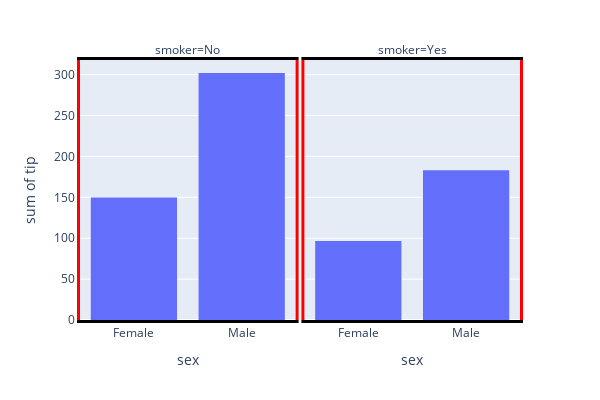

The notebook cell saved with this chart:
### Markdown cell above
2. 축 반대편 라인 편집

```py
fig.update_xaxes(mirror=True)
fig.update_yaxes(mirror=True)
```

### Code cell
fig.update_xaxes(showline=True, linewidth=3, linecolor='black',mirror=True)
fig.update_yaxes(showline=True, linewidth=3, linecolor='red',mirror=True)
fig.update_layout(width=600, height=400)

fig.show()

### Figure 1 — Plotly figure (JSON) as saved in the notebook; plotly's stock layout.template omitted (floating-point values rounded to 4 significant figures; data arrays with more than 128 entries replaced by an {"elided": "..."} marker saying what was removed)
{"data": [{"alignmentgroup": "True", "bingroup": "x", "histfunc": "sum", "hovertemplate": "smoker=No<br>sex=%{x}<br>sum of tip=%{y}<extra></extra>", "legendgroup": "", "marker": {"color": "#636efa", "pattern": {"shape": ""}}, "name": "", "offsetgroup": "", "orientation": "v", "showlegend": false, "type": "histogram", "x": {"elided": "151 str values"}, "xaxis": "x", "y": {"elided": "151 float values"}, "yaxis": "y"}, {"alignmentgroup": "True", "bingroup": "x", "histfunc": "sum", "hovertemplate": "smoker=Yes<br>sex=%{x}<br>sum of tip=%{y}<extra></extra>", "legendgroup": "", "marker": {"color": "#636efa", "pattern": {"shape": ""}}, "name": "", "offsetgroup": "", "orientation": "v", "showlegend": false, "type": "histogram", "x": ["Male", "Male", "Male", "Male", "Male", "Male", "Female", "Male", "Female", "Female", "Male", "Male", "Male", "Male", "Female", "Female", "Male", "Male", "Male", "Male", "Female", "Female", "Female", "Female", "Male", "Male", "Male", "Female", "Male", "Female", "Female", "Female", "Male", "Male", "Male", "Male", "Male", "Male", "Male", "Male", "Female", "Male", "Male", "Male", "Male", "Male", "Male", "Female", "Male", "Female", "Male", "Male", "Female", "Male", "Male", "Male", "Male", "Female", "Female", "Male", "Male", "Female", "Female", "Female", "Male", "Female", "Male", "Male", "Male", "Female", "Male", "Male", "Female", "Female", "Female", "Male", "Male", "Male", "Female", "Male", "Female", "Male", "Male", "Female", "Female", "Female", "Male", "Male", "Male", "Male", "Male", "Female", "Male"], "xaxis": "x2", "y": [3, 1.76, 3.21, 2, 1.98, 3.76, 1, 2.09, 3.14, 5, 3.08, 3, 5, 3, 1, 4.3, 4.73, 4, 1.5, 3, 2.5, 3, 2.5, 3.48, 1.64, 4.06, 4.29, 4, 2, 3, 1.61, 2, 10, 3.16, 5.15, 3.18, 4, 3.11, 2, 2, 4, 3.55, 3.68, 5.65, 3.5, 6.5, 3, 3.5, 2, 3.5, 4, 1.5, 4.19, 2.56, 2.02, 4, 2, 5, 2, 2, 4, 2.01, 2, 2.5, 4, 3.23, 3.41, 3, 2.03, 2.23, 2, 5.16, 2.5, 6.5, 1.1, 3, 1.5, 1.44, 3.09, 2.2, 3.48, 1.92, 1.58, 2.5, 2, 2.88, 2, 3, 3, 1, 1.17, 2, 2], "yaxis": "y2"}], "layout": {"annotations": [{"font": {}, "showarrow": false, "text": "smoker=No", "x": 0.245, "xanchor": "center", "xref": "paper", "y": 1, "yanchor": "bottom", "yref": "paper"}, {"font": {}, "showarrow": false, "text": "smoker=Yes", "x": 0.755, "xanchor": "center", "xref": "paper", "y": 1, "yanchor": "bottom", "yref": "paper"}], "barmode": "relative", "height": 400, "legend": {"tracegroupgap": 0}, "margin": {"t": 60}, "width": 600, "xaxis": {"anchor": "y", "domain": [0, 0.49], "linecolor": "black", "linewidth": 3, "mirror": true, "showline": true, "title": {"text": "sex"}}, "xaxis2": {"anchor": "y2", "domain": [0.51, 1], "linecolor": "black", "linewidth": 3, "matches": "x", "mirror": true, "showline": true, "title": {"text": "sex"}}, "yaxis": {"anchor": "x", "domain": [0, 1], "linecolor": "red", "linewidth": 3, "mirror": true, "showline": true, "title": {"text": "sum of tip"}}, "yaxis2": {"anchor": "x2", "domain": [0, 1], "linecolor": "red", "linewidth": 3, "matches": "y", "mirror": true, "showline": true, "showticklabels": false}}}
